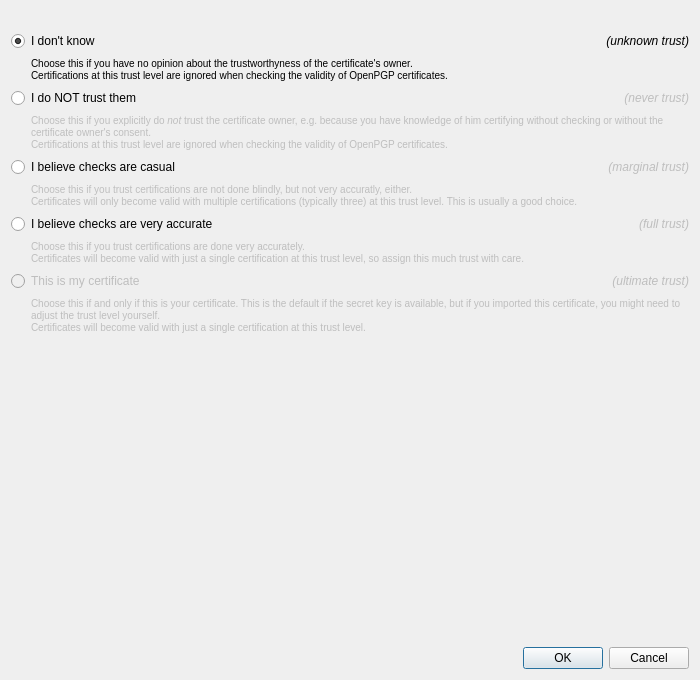
<ui version="4.0" >
 <class>OwnerTrustDialog</class>
 <widget class="QDialog" name="OwnerTrustDialog" >
  <property name="geometry" >
   <rect>
    <x>0</x>
    <y>0</y>
    <width>700</width>
    <height>680</height>
   </rect>
  </property>
  <layout class="QVBoxLayout" name="verticalLayout" >
   <property name="sizeConstraint" >
    <enum>QLayout::SetMinimumSize</enum>
   </property>
   <item>
    <widget class="QLabel" name="label" >
     <property name="wordWrap" >
      <bool>true</bool>
     </property>
    </widget>
   </item>
   <item>
    <layout class="QHBoxLayout" name="horizontalLayout_10" >
     <item>
      <widget class="QRadioButton" name="unknownRB" >
       <property name="text" >
        <string>I don't know</string>
       </property>
       <property name="checked" >
        <bool>true</bool>
       </property>
      </widget>
     </item>
     <item>
      <widget class="QLabel" name="label_7" >
       <property name="enabled" >
        <bool>true</bool>
       </property>
       <property name="text" >
        <string>&lt;i>(unknown trust)&lt;/i></string>
       </property>
       <property name="alignment" >
        <set>Qt::AlignRight|Qt::AlignTrailing|Qt::AlignVCenter</set>
       </property>
      </widget>
     </item>
    </layout>
   </item>
   <item>
    <layout class="QHBoxLayout" name="horizontalLayout" >
     <item>
      <spacer>
       <property name="orientation" >
        <enum>Qt::Horizontal</enum>
       </property>
       <property name="sizeType" >
        <enum>QSizePolicy::Fixed</enum>
       </property>
       <property name="sizeHint" stdset="0" >
        <size>
         <width>20</width>
         <height>20</height>
        </size>
       </property>
      </spacer>
     </item>
     <item>
      <widget class="QLabel" name="label_2" >
       <property name="enabled" >
        <bool>true</bool>
       </property>
       <property name="text" >
        <string>&lt;font size="-1">Choose this if you have no opinion about the trustworthyness of the certificate's owner.&lt;br>Certifications at this trust level are ignored when checking the validity of OpenPGP certificates.&lt;/font></string>
       </property>
       <property name="wordWrap" >
        <bool>true</bool>
       </property>
      </widget>
     </item>
    </layout>
   </item>
   <item>
    <layout class="QHBoxLayout" name="horizontalLayout_9" >
     <item>
      <widget class="QRadioButton" name="neverRB" >
       <property name="text" >
        <string>I do NOT trust them</string>
       </property>
      </widget>
     </item>
     <item>
      <widget class="QLabel" name="label_8" >
       <property name="enabled" >
        <bool>false</bool>
       </property>
       <property name="text" >
        <string>&lt;i>(never trust)&lt;/i></string>
       </property>
       <property name="alignment" >
        <set>Qt::AlignRight|Qt::AlignTrailing|Qt::AlignVCenter</set>
       </property>
      </widget>
     </item>
    </layout>
   </item>
   <item>
    <layout class="QHBoxLayout" name="horizontalLayout_2" >
     <item>
      <spacer>
       <property name="orientation" >
        <enum>Qt::Horizontal</enum>
       </property>
       <property name="sizeType" >
        <enum>QSizePolicy::Fixed</enum>
       </property>
       <property name="sizeHint" stdset="0" >
        <size>
         <width>20</width>
         <height>20</height>
        </size>
       </property>
      </spacer>
     </item>
     <item>
      <widget class="QLabel" name="label_3" >
       <property name="enabled" >
        <bool>false</bool>
       </property>
       <property name="text" >
        <string>&lt;font size="-1">Choose this if you explicitly do &lt;em>not&lt;/em> trust the certificate owner, e.g. because you have knowledge of him certifying without checking or without the certificate owner's consent.&lt;br>Certifications at this trust level are ignored when checking the validity of OpenPGP certificates.&lt;/font></string>
       </property>
       <property name="wordWrap" >
        <bool>true</bool>
       </property>
      </widget>
     </item>
    </layout>
   </item>
   <item>
    <layout class="QHBoxLayout" name="horizontalLayout_8" >
     <item>
      <widget class="QRadioButton" name="marginalRB" >
       <property name="text" >
        <string>I believe checks are casual</string>
       </property>
      </widget>
     </item>
     <item>
      <widget class="QLabel" name="label_9" >
       <property name="enabled" >
        <bool>false</bool>
       </property>
       <property name="text" >
        <string>&lt;i>(marginal trust)&lt;/i></string>
       </property>
       <property name="alignment" >
        <set>Qt::AlignRight|Qt::AlignTrailing|Qt::AlignVCenter</set>
       </property>
      </widget>
     </item>
    </layout>
   </item>
   <item>
    <layout class="QHBoxLayout" name="horizontalLayout_3" >
     <item>
      <spacer>
       <property name="orientation" >
        <enum>Qt::Horizontal</enum>
       </property>
       <property name="sizeType" >
        <enum>QSizePolicy::Fixed</enum>
       </property>
       <property name="sizeHint" stdset="0" >
        <size>
         <width>20</width>
         <height>20</height>
        </size>
       </property>
      </spacer>
     </item>
     <item>
      <widget class="QLabel" name="label_4" >
       <property name="enabled" >
        <bool>false</bool>
       </property>
       <property name="text" >
        <string>&lt;font size="-1">Choose this if you trust certifications are not done blindly, but not very accuratly, either.&lt;br>Certificates will only become valid with multiple certifications (typically three) at this trust level. This is usually a good choice.&lt;/font></string>
       </property>
       <property name="wordWrap" >
        <bool>true</bool>
       </property>
      </widget>
     </item>
    </layout>
   </item>
   <item>
    <layout class="QHBoxLayout" name="horizontalLayout_7" >
     <item>
      <widget class="QRadioButton" name="fullRB" >
       <property name="text" >
        <string>I believe checks are very accurate</string>
       </property>
      </widget>
     </item>
     <item>
      <widget class="QLabel" name="label_10" >
       <property name="enabled" >
        <bool>false</bool>
       </property>
       <property name="text" >
        <string>&lt;i>(full trust)&lt;/i></string>
       </property>
       <property name="alignment" >
        <set>Qt::AlignRight|Qt::AlignTrailing|Qt::AlignVCenter</set>
       </property>
      </widget>
     </item>
    </layout>
   </item>
   <item>
    <layout class="QHBoxLayout" name="horizontalLayout_4" >
     <item>
      <spacer>
       <property name="orientation" >
        <enum>Qt::Horizontal</enum>
       </property>
       <property name="sizeType" >
        <enum>QSizePolicy::Fixed</enum>
       </property>
       <property name="sizeHint" stdset="0" >
        <size>
         <width>20</width>
         <height>20</height>
        </size>
       </property>
      </spacer>
     </item>
     <item>
      <widget class="QLabel" name="label_5" >
       <property name="enabled" >
        <bool>false</bool>
       </property>
       <property name="text" >
        <string>&lt;font size="-1">Choose this if you trust certifications are done very accurately.&lt;br>Certificates will become valid with just a single certification at this trust level, so assign this much trust with care.&lt;/font></string>
       </property>
       <property name="wordWrap" >
        <bool>true</bool>
       </property>
      </widget>
     </item>
    </layout>
   </item>
   <item>
    <layout class="QHBoxLayout" name="horizontalLayout_6" >
     <item>
      <widget class="QRadioButton" name="ultimateRB" >
       <property name="enabled" >
        <bool>false</bool>
       </property>
       <property name="text" >
        <string>This is my certificate</string>
       </property>
      </widget>
     </item>
     <item>
      <widget class="QLabel" name="label_11" >
       <property name="enabled" >
        <bool>false</bool>
       </property>
       <property name="text" >
        <string>&lt;i>(ultimate trust)&lt;/i></string>
       </property>
       <property name="alignment" >
        <set>Qt::AlignRight|Qt::AlignTrailing|Qt::AlignVCenter</set>
       </property>
      </widget>
     </item>
    </layout>
   </item>
   <item>
    <layout class="QHBoxLayout" name="horizontalLayout_5" >
     <item>
      <spacer>
       <property name="orientation" >
        <enum>Qt::Horizontal</enum>
       </property>
       <property name="sizeType" >
        <enum>QSizePolicy::Fixed</enum>
       </property>
       <property name="sizeHint" stdset="0" >
        <size>
         <width>20</width>
         <height>20</height>
        </size>
       </property>
      </spacer>
     </item>
     <item>
      <widget class="QLabel" name="label_6" >
       <property name="enabled" >
        <bool>false</bool>
       </property>
       <property name="text" >
        <string>&lt;font size="-1">Choose this if and only if this is your certificate. This is the default if the secret key is available, but if you imported this certificate, you might need to adjust the trust level yourself.&lt;br>Certificates will become valid with just a single certification at this trust level.&lt;/font></string>
       </property>
       <property name="wordWrap" >
        <bool>true</bool>
       </property>
      </widget>
     </item>
    </layout>
   </item>
   <item>
    <spacer>
     <property name="orientation" >
      <enum>Qt::Vertical</enum>
     </property>
     <property name="sizeHint" stdset="0" >
      <size>
       <width>501</width>
       <height>40</height>
      </size>
     </property>
    </spacer>
   </item>
   <item>
    <widget class="QDialogButtonBox" name="buttonBox" >
     <property name="orientation" >
      <enum>Qt::Horizontal</enum>
     </property>
     <property name="standardButtons" >
      <set>QDialogButtonBox::Cancel|QDialogButtonBox::Ok</set>
     </property>
    </widget>
   </item>
  </layout>
  <zorder>label</zorder>
  <zorder>unknownRB</zorder>
  <zorder>neverRB</zorder>
  <zorder>marginalRB</zorder>
  <zorder>fullRB</zorder>
  <zorder>ultimateRB</zorder>
  <zorder>buttonBox</zorder>
  <zorder>label_7</zorder>
  <zorder>label_8</zorder>
  <zorder>label_9</zorder>
  <zorder>label_10</zorder>
  <zorder>label_11</zorder>
  <zorder>label_6</zorder>
 </widget>
 <resources/>
 <connections>
  <connection>
   <sender>buttonBox</sender>
   <signal>accepted()</signal>
   <receiver>OwnerTrustDialog</receiver>
   <slot>accept()</slot>
   <hints>
    <hint type="sourcelabel" >
     <x>434</x>
     <y>670</y>
    </hint>
    <hint type="destinationlabel" >
     <x>157</x>
     <y>274</y>
    </hint>
   </hints>
  </connection>
  <connection>
   <sender>buttonBox</sender>
   <signal>rejected()</signal>
   <receiver>OwnerTrustDialog</receiver>
   <slot>reject()</slot>
   <hints>
    <hint type="sourcelabel" >
     <x>502</x>
     <y>670</y>
    </hint>
    <hint type="destinationlabel" >
     <x>286</x>
     <y>274</y>
    </hint>
   </hints>
  </connection>
  <connection>
   <sender>unknownRB</sender>
   <signal>toggled(bool)</signal>
   <receiver>label_2</receiver>
   <slot>setEnabled(bool)</slot>
   <hints>
    <hint type="sourcelabel" >
     <x>248</x>
     <y>56</y>
    </hint>
    <hint type="destinationlabel" >
     <x>246</x>
     <y>106</y>
    </hint>
   </hints>
  </connection>
  <connection>
   <sender>neverRB</sender>
   <signal>toggled(bool)</signal>
   <receiver>label_3</receiver>
   <slot>setEnabled(bool)</slot>
   <hints>
    <hint type="sourcelabel" >
     <x>217</x>
     <y>174</y>
    </hint>
    <hint type="destinationlabel" >
     <x>243</x>
     <y>262</y>
    </hint>
   </hints>
  </connection>
  <connection>
   <sender>marginalRB</sender>
   <signal>toggled(bool)</signal>
   <receiver>label_4</receiver>
   <slot>setEnabled(bool)</slot>
   <hints>
    <hint type="sourcelabel" >
     <x>257</x>
     <y>300</y>
    </hint>
    <hint type="destinationlabel" >
     <x>285</x>
     <y>368</y>
    </hint>
   </hints>
  </connection>
  <connection>
   <sender>fullRB</sender>
   <signal>toggled(bool)</signal>
   <receiver>label_5</receiver>
   <slot>setEnabled(bool)</slot>
   <hints>
    <hint type="sourcelabel" >
     <x>311</x>
     <y>406</y>
    </hint>
    <hint type="destinationlabel" >
     <x>345</x>
     <y>474</y>
    </hint>
   </hints>
  </connection>
  <connection>
   <sender>ultimateRB</sender>
   <signal>toggled(bool)</signal>
   <receiver>label_6</receiver>
   <slot>setEnabled(bool)</slot>
   <hints>
    <hint type="sourcelabel" >
     <x>217</x>
     <y>512</y>
    </hint>
    <hint type="destinationlabel" >
     <x>247</x>
     <y>580</y>
    </hint>
   </hints>
  </connection>
  <connection>
   <sender>unknownRB</sender>
   <signal>toggled(bool)</signal>
   <receiver>label_7</receiver>
   <slot>setEnabled(bool)</slot>
   <hints>
    <hint type="sourcelabel" >
     <x>317</x>
     <y>46</y>
    </hint>
    <hint type="destinationlabel" >
     <x>468</x>
     <y>54</y>
    </hint>
   </hints>
  </connection>
  <connection>
   <sender>neverRB</sender>
   <signal>toggled(bool)</signal>
   <receiver>label_8</receiver>
   <slot>setEnabled(bool)</slot>
   <hints>
    <hint type="sourcelabel" >
     <x>319</x>
     <y>162</y>
    </hint>
    <hint type="destinationlabel" >
     <x>368</x>
     <y>168</y>
    </hint>
   </hints>
  </connection>
  <connection>
   <sender>marginalRB</sender>
   <signal>toggled(bool)</signal>
   <receiver>label_9</receiver>
   <slot>setEnabled(bool)</slot>
   <hints>
    <hint type="sourcelabel" >
     <x>321</x>
     <y>284</y>
    </hint>
    <hint type="destinationlabel" >
     <x>370</x>
     <y>288</y>
    </hint>
   </hints>
  </connection>
  <connection>
   <sender>fullRB</sender>
   <signal>toggled(bool)</signal>
   <receiver>label_10</receiver>
   <slot>setEnabled(bool)</slot>
   <hints>
    <hint type="sourcelabel" >
     <x>323</x>
     <y>382</y>
    </hint>
    <hint type="destinationlabel" >
     <x>364</x>
     <y>388</y>
    </hint>
   </hints>
  </connection>
  <connection>
   <sender>ultimateRB</sender>
   <signal>toggled(bool)</signal>
   <receiver>label_11</receiver>
   <slot>setEnabled(bool)</slot>
   <hints>
    <hint type="sourcelabel" >
     <x>325</x>
     <y>496</y>
    </hint>
    <hint type="destinationlabel" >
     <x>380</x>
     <y>497</y>
    </hint>
   </hints>
  </connection>
  <connection>
   <sender>unknownRB</sender>
   <signal>toggled(bool)</signal>
   <receiver>OwnerTrustDialog</receiver>
   <slot>slotTrustLevelChanged()</slot>
   <hints>
    <hint type="sourcelabel" >
     <x>35</x>
     <y>54</y>
    </hint>
    <hint type="destinationlabel" >
     <x>21</x>
     <y>78</y>
    </hint>
   </hints>
  </connection>
  <connection>
   <sender>neverRB</sender>
   <signal>toggled(bool)</signal>
   <receiver>OwnerTrustDialog</receiver>
   <slot>slotTrustLevelChanged()</slot>
   <hints>
    <hint type="sourcelabel" >
     <x>61</x>
     <y>160</y>
    </hint>
    <hint type="destinationlabel" >
     <x>11</x>
     <y>184</y>
    </hint>
   </hints>
  </connection>
  <connection>
   <sender>marginalRB</sender>
   <signal>toggled(bool)</signal>
   <receiver>OwnerTrustDialog</receiver>
   <slot>slotTrustLevelChanged()</slot>
   <hints>
    <hint type="sourcelabel" >
     <x>41</x>
     <y>282</y>
    </hint>
    <hint type="destinationlabel" >
     <x>13</x>
     <y>310</y>
    </hint>
   </hints>
  </connection>
  <connection>
   <sender>fullRB</sender>
   <signal>toggled(bool)</signal>
   <receiver>OwnerTrustDialog</receiver>
   <slot>slotTrustLevelChanged()</slot>
   <hints>
    <hint type="sourcelabel" >
     <x>83</x>
     <y>386</y>
    </hint>
    <hint type="destinationlabel" >
     <x>17</x>
     <y>416</y>
    </hint>
   </hints>
  </connection>
  <connection>
   <sender>ultimateRB</sender>
   <signal>toggled(bool)</signal>
   <receiver>OwnerTrustDialog</receiver>
   <slot>slotTrustLevelChanged()</slot>
   <hints>
    <hint type="sourcelabel" >
     <x>57</x>
     <y>496</y>
    </hint>
    <hint type="destinationlabel" >
     <x>19</x>
     <y>538</y>
    </hint>
   </hints>
  </connection>
 </connections>
 <slots>
  <slot>slotTrustLevelChanged()</slot>
 </slots>
</ui>
